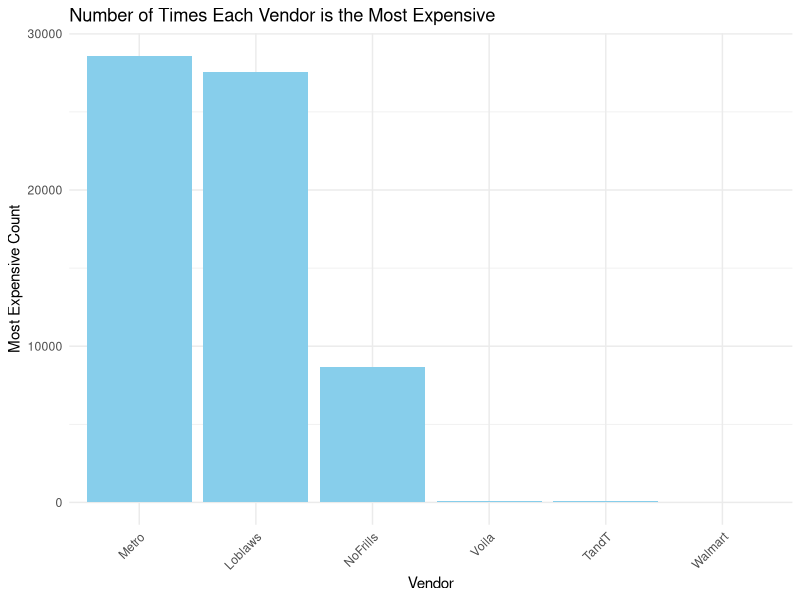

Write R code to recreate this figure.
## ---- chunk 1
#| label: fig-vendors
#| fig-cap: This bar graph shows the number of times a product was found to be the most expensive at a specific vendor. Products must be cross-carried by three vendors to count.
#| echo: false
#| eval: true
#| warning: false
#| message: false


library(ggplot2)
library(here)

data <- read.csv(here("data", "analysis_data", "average_prices_by_vendor.csv"))

ggplot(data, aes(x = reorder(vendor, -most_expensive_count), y = most_expensive_count)) +
  geom_bar(stat = "identity", fill = "skyblue") +
  labs(
    title = "Number of Times Each Vendor is the Most Expensive",
    x = "Vendor",
    y = "Most Expensive Count"
  ) +
  theme_minimal() +
  theme(
    axis.text.x = element_text(angle = 45, hjust = 1)
  )

